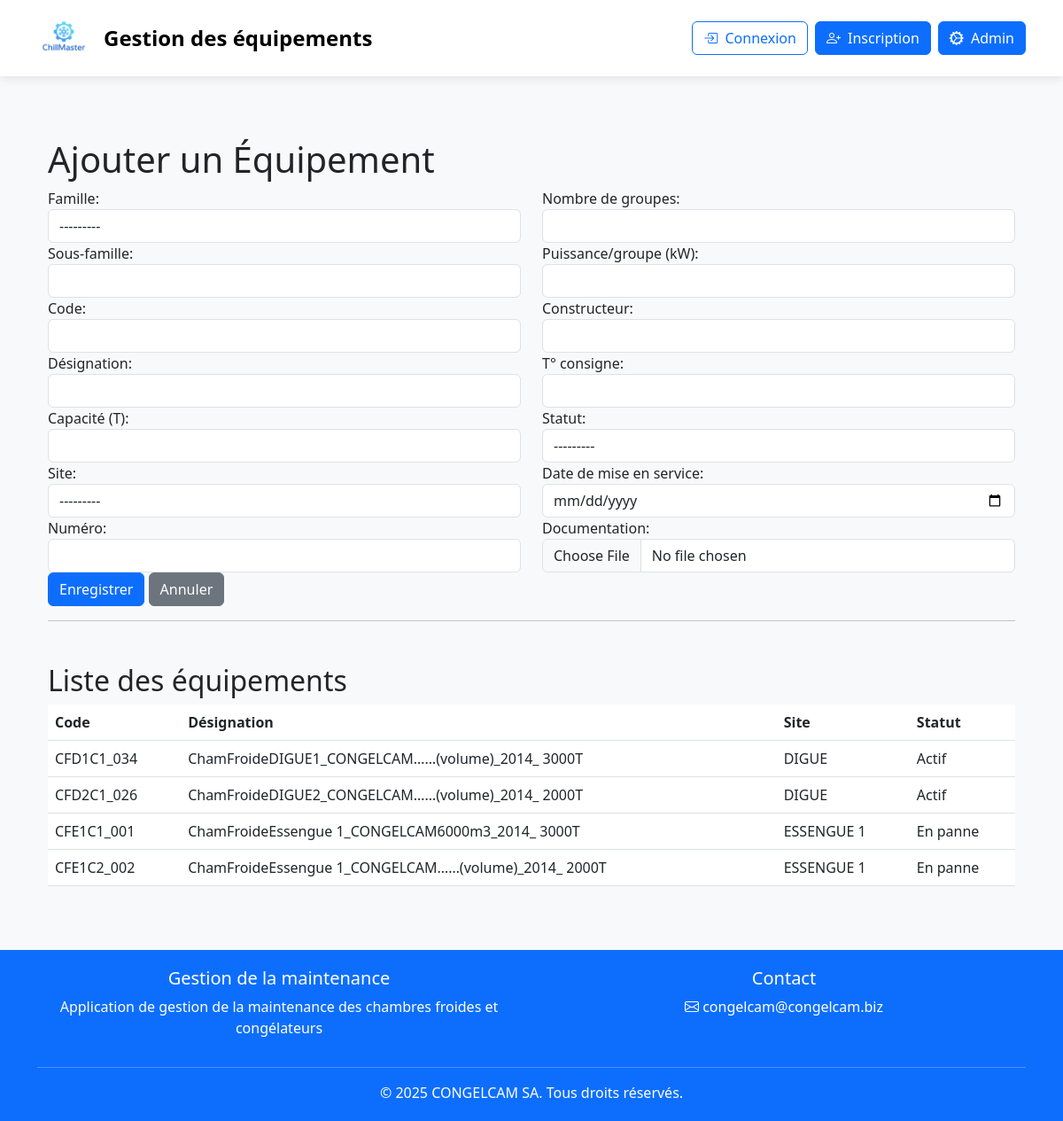
/equipments/new/, run on the app's committed database.
### equipments/models.py (models this page shows, shortened)
class Equipment(models.Model):
    FAMILY_CHOICES = [
        ('CF', 'Chambre Froide'),
        ('CG', 'Congélateur'),
    ]
    STATUS_CHOICES = [
        ('actif', 'Actif'),
        ('panne', 'En panne'),
        ('arret', 'Arrêt'),
    ]
    SITE_CHOICES = [
        ('digue', 'DIGUE'),
        ('cittma', 'CITTMA'),
        ('sotranav', 'SOTRANAV'),
        ('E1', 'ESSENGUE 1'),
        ('E2', 'ESSENGUE 2'),
        ('E3', 'ESSENGUE 3'),
        ('E4', 'ESSENGUE 4'),
        ('E5', 'ESSENGUE 5'),
        ('E6', 'ESSENGUE 6'),
        ('bonaberi', 'BONABERI'),
    ]
    family = models.CharField(max_length=2, choices=FAMILY_CHOICES, verbose_name="Famille")
    sub_family = models.CharField(max_length=100, verbose_name="Sous-famille")
    code = models.CharField(max_length=50, primary_key=True, verbose_name="Code")
    designation = models.CharField(max_length=200, verbose_name="Désignation")
    capacity = models.DecimalField(max_digits=7, decimal_places=2, verbose_name="Capacité (T)")
    site = models.CharField(max_length=100, choices=SITE_CHOICES, verbose_name="Site")
    number = models.CharField(max_length=50, verbose_name="Numéro")
    group_count = models.IntegerField(verbose_name="Nombre de groupes")
    power_per_group = models.DecimalField(max_digits=5, decimal_places=2, verbose_name="Puissance/groupe (kW)")
    manufacturer = models.CharField(max_length=100, verbose_name="Constructeur")
    temperature_setpoint = models.DecimalField(max_digits=5, decimal_places=2, verbose_name="T° consigne")
    status = models.CharField(max_length=10, choices=STATUS_CHOICES, verbose_name="Statut")
    commissioning_date = models.DateField(verbose_name="Date de mise en service")
    documentation = models.FileField(upload_to='equipments/docs/', blank=True, null=True, verbose_name="Documentation")
    class Meta:
        ordering = ['family', 'code']
        verbose_name = "Équipement"
        verbose_name_plural = "Équipements"

### equipments/views.py (the view)
# urls.py: path('new/', views.equipment_create, name='equipment_create'),
def equipment_create(request):
    if request.method == 'POST':
        form = EquipmentForm(request.POST, request.FILES)
        if form.is_valid():
            try:
                equipment = form.save()
                messages.success(request, f"Équipement {equipment.code} enregistré!")
                return redirect('equipments:equipment_list')
            except Exception as e:
                messages.error(request, f"Erreur: {str(e)}")
        else:
            messages.error(request, "Veuillez corriger les erreurs ci-dessous.")
    else:
        form = EquipmentForm()
    equipments = Equipment.objects.all()
    return render(request, 'equipments/equipment_form.html', {
        'form': form,
        'equipments': equipments,
    })

### equipments/templates/equipments/equipment_form.html (shortened to what this page needs)
{% extends 'equipments/base.html' %}
{% load static %}
{% block content %}
<div class="container mt-4">
    <h1>{% if form.instance.pk %}Modifier{% else %}Ajouter{% endif %} un Équipement</h1>
    <form method="post" enctype="multipart/form-data">
        <div class="row">
            <div class="col-md-6">
                {{ form.family.label_tag }} {{ form.family }}
                {{ form.sub_family.label_tag }} {{ form.sub_family }}
                {{ form.code.label_tag }} {{ form.code }}
                {{ form.designation.label_tag }} {{ form.designation }}
                {{ form.capacity.label_tag }} {{ form.capacity }}
                {{ form.site.label_tag }} {{ form.site }}
                {{ form.number.label_tag }} {{ form.number }}
            </div>
            <div class="col-md-6">
                {{ form.group_count.label_tag }} {{ form.group_count }}
                {{ form.power_per_group.label_tag }} {{ form.power_per_group }}
                {{ form.manufacturer.label_tag }} {{ form.manufacturer }}
                {{ form.temperature_setpoint.label_tag }} {{ form.temperature_setpoint }}
                {{ form.status.label_tag }} {{ form.status }}
                {{ form.commissioning_date.label_tag }} {{ form.commissioning_date }}
                {{ form.documentation.label_tag }} {{ form.documentation }}
            </div>
        </div>
        <button type="submit" class="btn btn-primary">Enregistrer</button>
        <a href="{% url 'equipments:equipment_list' %}" class="btn btn-secondary">Annuler</a>
    </form>
    <hr>
    <h2 class="mt-5">Liste des équipements</h2>
    <table class="table table-hover" id="equipment-table">
        <thead>
            <tr>
                <th>Code</th>
                <th>Désignation</th>
                <th>Site</th>
                <th>Statut</th>
            </tr>
        </thead>
        <tbody>
            {% for eq in equipments %}
            <tr class="equipment-row" data-code="{{ eq.code }}" style="cursor:pointer;">
                <td>{{ eq.code }}</td>
                <td>{{ eq.designation }}</td>
                <td>{{ eq.get_site_display }}</td>
                <td>{{ eq.get_status_display }}</td>
            </tr>
            {% endfor %}
        </tbody>
    </table>
</div>
{% endblock %}

### equipments/templates/equipments/base.html (style rules this page uses)
body { background-color: #f8f9fa; }
.btn-primary { background-color: #0d6efd; border-color: #0d6efd; }

### data on the page
Equipment: code "CFD1C1_034", designation "ChamFroideDIGUE1_CONGELCAM……(volume)_2014_ 3000T", site "DIGUE", status "Actif"
Equipment: code "CFD2C1_026", designation "ChamFroideDIGUE2_CONGELCAM……(volume)_2014_ 2000T", site "DIGUE", status "Actif"
Equipment: code "CFE1C1_001", designation "ChamFroideEssengue 1_CONGELCAM6000m3_2014_ 3000T", site "ESSENGUE 1", status "En panne"
Equipment: code "CFE1C2_002", designation "ChamFroideEssengue 1_CONGELCAM……(volume)_2014_ 2000T", site "ESSENGUE 1", status "En panne"
